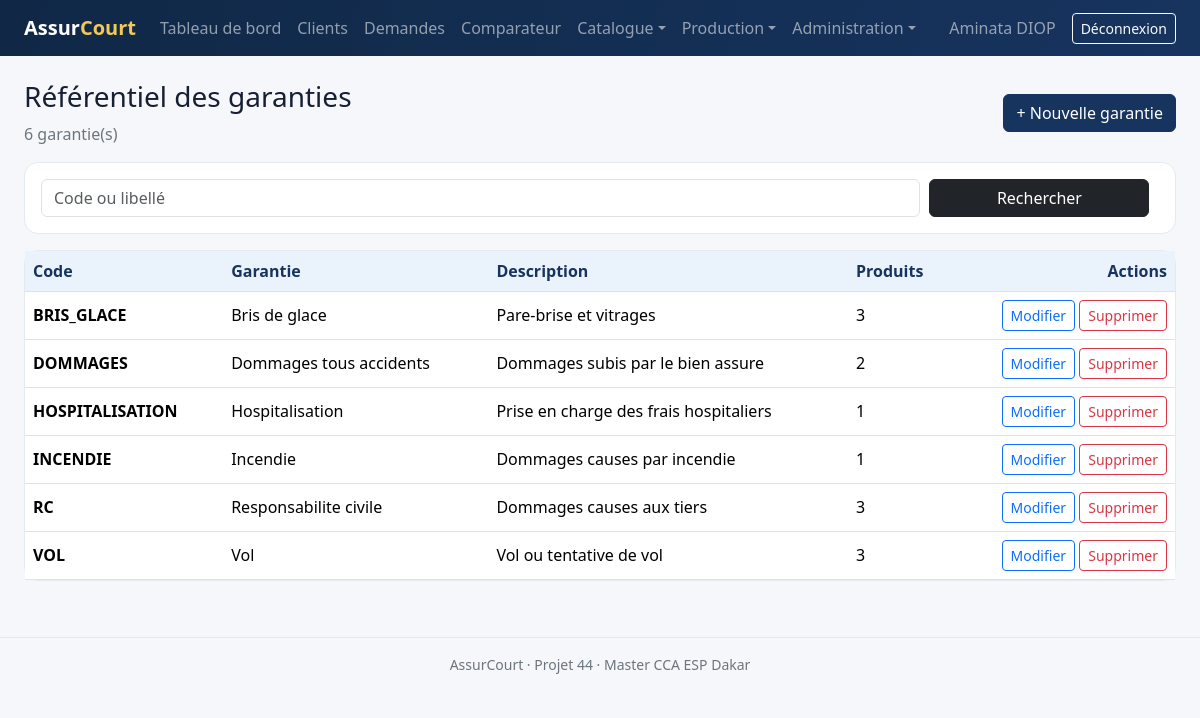
The page /public/garanties/index.php (signed in) on the database its author committed.
### tables this page shows
CREATE TABLE garanties (
    id BIGINT UNSIGNED AUTO_INCREMENT PRIMARY KEY,
    code VARCHAR(40) NOT NULL UNIQUE,
    libelle VARCHAR(150) NOT NULL,
    description TEXT NULL
);

### includes/helpers.php (called while the page is built, shortened)
<?php
function e(?string $value): string
{
    return htmlspecialchars($value ?? '', ENT_QUOTES | ENT_SUBSTITUTE, 'UTF-8');
}

### public/garanties/index.php (the view)
<?php
require_once __DIR__.'/../../includes/bootstrap.php';require_roles(['ADMIN','RESPONSABLE','AGENT']);$db=Database::connection();$q=trim((string)($_GET['q']??''));$page=max(1,(int)($_GET['page']??1));$per=20;$p=[];$where='';if($q!==''){$where=' WHERE g.code LIKE :q OR g.libelle LIKE :q';$p['q']='%'.$q.'%';}$s=$db->prepare('SELECT COUNT(*) FROM garanties g'.$where);$s->execute($p);$total=(int)$s->fetchColumn();$pages=max(1,(int)ceil($total/$per));$page=min($page,$pages);$s=$db->prepare('SELECT g.*,(SELECT COUNT(*) FROM produits_garanties pg WHERE pg.garantie_id=g.id) nb FROM garanties g'.$where.' ORDER BY g.libelle LIMIT :lim OFFSET :off');foreach($p as $k=>$v)$s->bindValue(':'.$k,$v);$s->bindValue(':lim',$per,PDO::PARAM_INT);$s->bindValue(':off',($page-1)*$per,PDO::PARAM_INT);$s->execute();$rows=$s->fetchAll();$title='Garanties';require __DIR__.'/../../includes/header.php';?>
<div class="page-heading"><div><h1 class="h3">Référentiel des garanties</h1><p class="text-secondary"><?= $total ?> garantie(s)</p></div><a class="btn btn-primary" href="form.php">+ Nouvelle garantie</a></div><form class="filter-bar" method="get"><input class="form-control" name="q" value="<?= e($q) ?>" placeholder="Code ou libellé"><button class="btn btn-dark">Rechercher</button></form><div class="card"><div class="table-responsive"><table class="table table-hover align-middle mb-0"><thead><tr><th>Code</th><th>Garantie</th><th>Description</th><th>Produits</th><th class="text-end">Actions</th></tr></thead><tbody><?php foreach($rows as $r): ?><tr><td class="fw-semibold"><?= e($r['code']) ?></td><td><?= e($r['libelle']) ?></td><td><?= e($r['description']) ?></td><td><?= (int)$r['nb'] ?></td><td class="text-end"><a class="btn btn-sm btn-outline-primary" href="form.php?id=<?= (int)$r['id'] ?>">Modifier</a> <form class="d-inline" method="post" action="delete.php" data-confirm="Supprimer cette garantie ?"><?= csrf_field() ?><input type="hidden" name="id" value="<?= (int)$r['id'] ?>"><button class="btn btn-sm btn-outline-danger">Supprimer</button></form></td></tr><?php endforeach; ?><?php if(!$rows): ?><tr><td colspan="5" class="empty-state">Aucune garantie trouvée.</td></tr><?php endif; ?></tbody></table></div></div><?php require __DIR__.'/../../includes/footer.php'; ?>

### includes/header.php (shortened to what this page needs)
<!doctype html><html lang="fr"><head><link href="https://cdn.jsdelivr.net/npm/bootstrap@5.3.3/dist/css/bootstrap.min.css" rel="stylesheet"><link rel="stylesheet" href="<?= APP_URL ?>/assets/css/app.css"><link rel="stylesheet" href="<?= APP_URL ?>/assets/css/questionnaire.css"><link rel="stylesheet" href="<?= APP_URL ?>/assets/css/comparator.css"><link rel="stylesheet" href="<?= APP_URL ?>/assets/css/dashboard.css"></head><body><nav class="navbar navbar-expand-xl navbar-dark app-nav"><div class="container-fluid px-4"><a class="navbar-brand fw-bold" href="<?= APP_URL ?>/dashboard.php">Assur<span>Court</span></a><?php if(!empty($_SESSION['user'])):?><div id="nav" class="collapse navbar-collapse"><ul class="navbar-nav me-auto"><li><a class="nav-link" href="<?= APP_URL ?>/dashboard.php">Tableau de bord</a></li><li><a class="nav-link" href="<?= APP_URL ?>/clients/index.php">Clients</a></li><?php if(in_array($_SESSION['user']['role'],['ADMIN','RESPONSABLE','AGENT'],true)):?><li><a class="nav-link" href="<?= APP_URL ?>/demandes/index.php">Demandes</a></li><li><a class="nav-link" href="<?= APP_URL ?>/comparaisons/index.php">Comparateur</a></li><li class="dropdown"><a class="nav-link dropdown-toggle" href="#" data-bs-toggle="dropdown">Catalogue</a></li><li class="dropdown"><a class="nav-link dropdown-toggle" href="#" data-bs-toggle="dropdown">Production</a></li><?php endif;?><?php if($_SESSION['user']['role']==='ADMIN'):?><li class="dropdown"><a class="nav-link dropdown-toggle" href="#" data-bs-toggle="dropdown">Administration</a></li><?php endif;?></ul><span class="navbar-text me-3"><?= e($_SESSION['user']['prenom'].' '.$_SESSION['user']['nom']) ?></span><form method="post" action="<?= APP_URL ?>/logout.php" class="m-0"><button class="btn btn-outline-light btn-sm">Déconnexion</button></form></div><?php endif;?></div></nav><main class="container-fluid px-4 py-4">

### includes/footer.php (shortened to what this page needs)
</main><footer class="py-3 text-center text-secondary small">AssurCourt · Projet 44 · Master CCA ESP Dakar</footer>
<script src="<?= APP_URL ?>/assets/js/app.js"></script></body></html>

### public/assets/css/app.css (style rules this page uses)
:root { --navy:#17345f;--blue:#2f6fae;--pale:#eaf2fb;--gold:#d4a72c;--ink:#172033 }
body { background:#f5f7fa;color:var(--ink);font-family:system-ui,-apple-system,"Segoe UI",sans-serif }
.app-nav { background:linear-gradient(100deg,#102846,var(--navy)) }
.navbar-brand span { color:#f3c856 }
.card { border:1px solid #e5eaf0;border-radius:14px }
.btn-primary { background:var(--navy);border-color:var(--navy) }
.table thead th { background:var(--pale);color:var(--navy);white-space:nowrap }
footer { border-top:1px solid #e6e9ee;margin-top:2rem }
.page-heading { display:flex;justify-content:space-between;align-items:center;gap:1rem;margin-bottom:1rem }
.page-heading p { margin:0 }
.filter-bar { display:grid;grid-template-columns:minmax(240px,1fr) 220px auto;gap:.6rem;background:#fff;border:1px solid #e5eaf0;padding:1rem;border-radius:14px;margin-bottom:1rem }

### rows shown on the page
garanties: code "BRIS_GLACE", libelle "Bris de glace", description "Pare-brise et vitrages", nb "3"
garanties: code "DOMMAGES", libelle "Dommages tous accidents", description "Dommages subis par le bien assure", nb "2"
garanties: code "HOSPITALISATION", libelle "Hospitalisation", description "Prise en charge des frais hospitaliers", nb "1"
garanties: code "INCENDIE", libelle "Incendie", description "Dommages causes par incendie", nb "1"
garanties: code "RC", libelle "Responsabilite civile", description "Dommages causes aux tiers", nb "3"
garanties: code "VOL", libelle "Vol", description "Vol ou tentative de vol", nb "3"

### other values the page prints
$_SESSION['user']['prenom'].' '.$_SESSION['user']['nom'] "Aminata DIOP"
$total "6"
